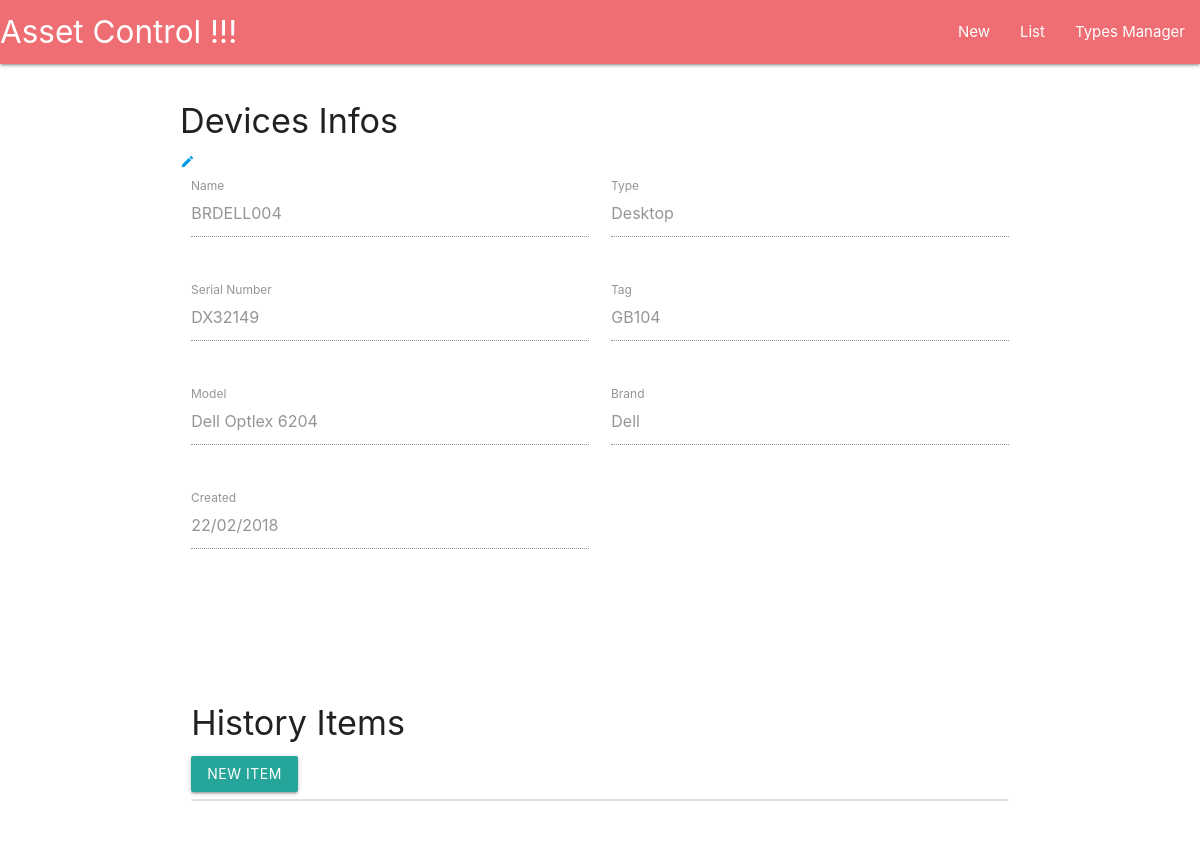
Page /devices/details/4/ on the committed database.
### devices/models.py (models this page shows, shortened)
class Device(models.Model):
    serial_number = models.CharField(max_length=40, null=False, blank=False)
    tag = models.CharField(max_length=20, null=False, blank=True)
    model = models.CharField(max_length=30, null=False, blank=False)
    brand = models.CharField(max_length=30, null=False, blank=False)
    name = models.CharField(max_length=40, null=False, blank=False)
    type = models.ForeignKey(Type, related_name='devices', null=False)
    created = models.DateField(auto_created=True, auto_now_add=True)

class Type(models.Model):
    name = models.CharField(max_length=40, null=False, blank=False)

### devices/views.py (the view)
# urls.py: url(r'^devices/details/(?P<pk>[0-9]+)/$', views.DeviceDetailView.as_view(), name='details'),
class DeviceDetailView(DetailView):
    model = Device
    template_name = 'devices/detail.html'
    context_object_name = 'device'

### devices/templates/devices/detail.html (shortened to what this page needs)
{% extends 'app/base.html' %}
{% load staticfiles %}
{% block content %}
<section class="section">
    <div class="row">
        <h4>Devices Infos</h4>
        <a href="{% url 'devices:update' device.pk %}"><i class="tiny material-icons">edit</i></a>
        <form class="col s12">
            <div class="row">
                <div class="input-field col s6">
                    <input type="text" value="{{device.name}}" id="name" disabled>
                    <label for="name">Name</label>
                </div>
                <div class="input-field col s6">
                    <input type="text" value="{{device.type.name}}" id="type" disabled>
                    <label for="type">Type</label>
                </div>
            </div>
            <div class="row">
                <div class="input-field col s6">
                    <input type="text" value="{{device.serial_number}}" id="serial" disabled>
                    <label for="serial">Serial Number</label>
                </div>
                <div class="input-field col s6">
                    <input type="text" value="{{device.tag}}" id="tag" disabled>
                    <label for="tag">Tag</label>
                </div>
            </div>
            <div class="row">
                <div class="input-field col s6">
                    <input type="text" value="{{device.model}}" id="model" disabled>
                    <label for="model">Model</label>
                </div>
                <div class="input-field col s6">
                    <input type="text" value="{{device.brand}}" id="brand" disabled>
                    <label for="brand">Brand</label>
                </div>
            </div>
            <div class="row">
                <div class="input-field col s6">
                    <input type="text" value="{{device.created|date:'d/m/Y'}}" id="created" disabled>
                    <label for="created">Created</label>
                </div>
            </div>
        </form>
    </div>
</section>
<section class="section">
    <div class="row">
        <div class="col s12">
        </div>
    </div>
    <div class="row">
        <div class="col s12">
            <h4>History Items</h4>
            <a class="waves-effect waves-light btn modal-trigger" href="#modalNewItem">New Item</a>
            <ul class="collection" id="history-items">
            </ul>
        </div>
    </div>
</section>
{% endblock %}
{% block extras %}
    {% load staticfiles %}
{% endblock %}

### rows in the picture
Device: name "BRDELL004", type.name "Desktop", serial_number "DX32149", tag "GB104", model "Dell Optlex 6204", brand "Dell", created "22/02/2018"
